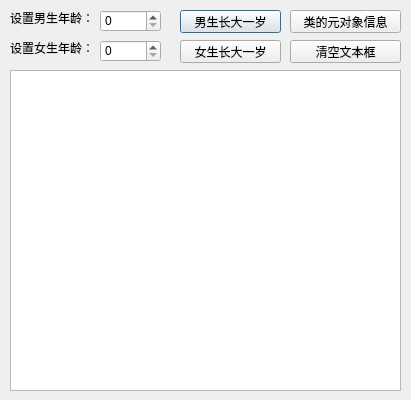
<?xml version="1.0" encoding="UTF-8"?>
<ui version="4.0">
 <class>CustomObjectClass</class>
 <widget class="QDialog" name="CustomObjectClass">
  <property name="geometry">
   <rect>
    <x>0</x>
    <y>0</y>
    <width>411</width>
    <height>400</height>
   </rect>
  </property>
  <property name="windowTitle">
   <string>CustomObject</string>
  </property>
  <widget class="QLabel" name="label">
   <property name="geometry">
    <rect>
     <x>10</x>
     <y>10</y>
     <width>81</width>
     <height>16</height>
    </rect>
   </property>
   <property name="text">
    <string>设置男生年龄：</string>
   </property>
  </widget>
  <widget class="QLabel" name="label_2">
   <property name="geometry">
    <rect>
     <x>10</x>
     <y>40</y>
     <width>81</width>
     <height>16</height>
    </rect>
   </property>
   <property name="text">
    <string>设置女生年龄：</string>
   </property>
  </widget>
  <widget class="QSpinBox" name="sbBoyAge">
   <property name="geometry">
    <rect>
     <x>100</x>
     <y>10</y>
     <width>61</width>
     <height>22</height>
    </rect>
   </property>
  </widget>
  <widget class="QSpinBox" name="sbGrilAge">
   <property name="geometry">
    <rect>
     <x>100</x>
     <y>40</y>
     <width>61</width>
     <height>22</height>
    </rect>
   </property>
  </widget>
  <widget class="QPushButton" name="btnBoyInc">
   <property name="geometry">
    <rect>
     <x>180</x>
     <y>10</y>
     <width>101</width>
     <height>23</height>
    </rect>
   </property>
   <property name="text">
    <string>男生长大一岁</string>
   </property>
  </widget>
  <widget class="QPushButton" name="btnGrilInc">
   <property name="geometry">
    <rect>
     <x>180</x>
     <y>40</y>
     <width>101</width>
     <height>23</height>
    </rect>
   </property>
   <property name="text">
    <string>女生长大一岁</string>
   </property>
  </widget>
  <widget class="QPushButton" name="btnMateInfo">
   <property name="geometry">
    <rect>
     <x>290</x>
     <y>10</y>
     <width>111</width>
     <height>23</height>
    </rect>
   </property>
   <property name="text">
    <string>类的元对象信息</string>
   </property>
  </widget>
  <widget class="QPushButton" name="btnClearText">
   <property name="geometry">
    <rect>
     <x>290</x>
     <y>40</y>
     <width>111</width>
     <height>23</height>
    </rect>
   </property>
   <property name="text">
    <string>清空文本框</string>
   </property>
  </widget>
  <widget class="QTextEdit" name="txtInfo">
   <property name="geometry">
    <rect>
     <x>10</x>
     <y>70</y>
     <width>391</width>
     <height>321</height>
    </rect>
   </property>
  </widget>
 </widget>
 <layoutdefault spacing="6" margin="11"/>
 <resources>
  <include location="CustomObject.qrc"/>
 </resources>
 <connections>
  <connection>
   <sender>btnClearText</sender>
   <signal>clicked()</signal>
   <receiver>txtInfo</receiver>
   <slot>clear()</slot>
   <hints>
    <hint type="sourcelabel">
     <x>340</x>
     <y>57</y>
    </hint>
    <hint type="destinationlabel">
     <x>331</x>
     <y>109</y>
    </hint>
   </hints>
  </connection>
 </connections>
</ui>
